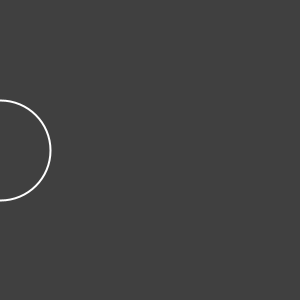
Frame 1 (no input)
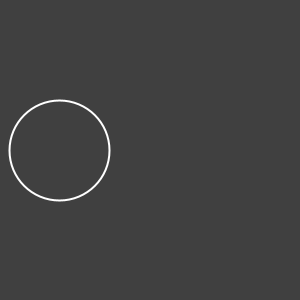
Frame 60 (the mouse pressed at the canvas centre just before this capture)
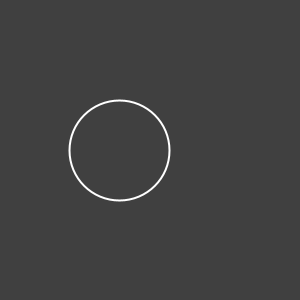
Frame 120 (the mouse held since frame 60 and released just before this capture)

The Processing sketch that drew these frames (run headless with seeded random() and noise(); from frame 60 on, the mouse is pressed at the canvas centre):

// Processing sketch: processing_18985
// ── processing_18985.pde

// conditionals III
// basically b_variables_2, revisited 

int x = 0;

//--------------------------------------------------------
void setup() {
  size(300, 300);
  smooth();
  noFill();
  stroke(255); // white
  strokeWeight(2);
}

//--------------------------------------------------------
void draw() {
  background(64); // dark gray
  ellipse(x, 150, 100, 100);
  if ( x < width ) {
    x = x + 1;
  }  
}
